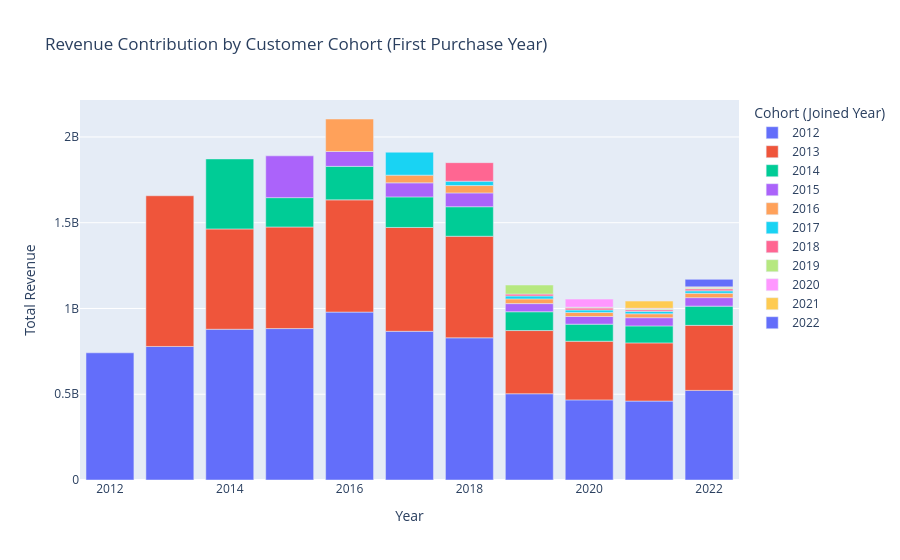

Notebook code cell kept with this figure:
### Markdown cell above
## 2. Cohort Contribution Over Time
How much revenue does each yearly cohort contribute?

### Code cell
order_items = pd.read_parquet(PROCESSED_DIR / "order_items.parquet")
cohort_revenue = orders.merge(order_items, on='order_id')
cohort_revenue['revenue'] = cohort_revenue['quantity'] * cohort_revenue['unit_price']

yearly_revenue = cohort_revenue.groupby(['order_year', 'cohort'])['revenue'].sum().reset_index()

fig = px.bar(yearly_revenue, x='order_year', y='revenue', color='cohort', 
             title='Revenue Contribution by Customer Cohort (First Purchase Year)',
             labels={'order_year': 'Year', 'revenue': 'Total Revenue', 'cohort': 'Cohort (Joined Year)'})

fig.write_image(PLOT_DIR / "15_cohort_revenue_stacked.png")
fig.show()

### Figure 1 — Plotly figure (JSON) as saved in the notebook; plotly's stock layout.template omitted (floating-point values rounded to 4 significant figures)
{"data": [{"hovertemplate": "Cohort (Joined Year)=2012<br>Year=%{x}<br>Total Revenue=%{y}<extra></extra>", "legendgroup": "2012", "marker": {"color": "#636efa", "pattern": {"shape": ""}}, "name": "2012", "orientation": "v", "showlegend": true, "textposition": "auto", "type": "bar", "x": [2012, 2013, 2014, 2015, 2016, 2017, 2018, 2019, 2020, 2021, 2022], "xaxis": "x", "y": [741500000.0, 778500000.0, 878800000.0, 882900000.0, 979000000.0, 866900000.0, 829000000.0, 502800000.0, 467000000.0, 460100000.0, 522400000.0], "yaxis": "y"}, {"hovertemplate": "Cohort (Joined Year)=2013<br>Year=%{x}<br>Total Revenue=%{y}<extra></extra>", "legendgroup": "2013", "marker": {"color": "#EF553B", "pattern": {"shape": ""}}, "name": "2013", "orientation": "v", "showlegend": true, "textposition": "auto", "type": "bar", "x": [2013, 2014, 2015, 2016, 2017, 2018, 2019, 2020, 2021, 2022], "xaxis": "x", "y": [878600000.0, 584800000.0, 592200000.0, 654200000.0, 605400000.0, 592000000.0, 368500000.0, 342000000.0, 339200000.0, 379200000.0], "yaxis": "y"}, {"hovertemplate": "Cohort (Joined Year)=2014<br>Year=%{x}<br>Total Revenue=%{y}<extra></extra>", "legendgroup": "2014", "marker": {"color": "#00cc96", "pattern": {"shape": ""}}, "name": "2014", "orientation": "v", "showlegend": true, "textposition": "auto", "type": "bar", "x": [2014, 2015, 2016, 2017, 2018, 2019, 2020, 2021, 2022], "xaxis": "x", "y": [408200000.0, 171100000.0, 195400000.0, 178200000.0, 172200000.0, 109700000.0, 99490000.0, 98920000.0, 112100000.0], "yaxis": "y"}, {"hovertemplate": "Cohort (Joined Year)=2015<br>Year=%{x}<br>Total Revenue=%{y}<extra></extra>", "legendgroup": "2015", "marker": {"color": "#ab63fa", "pattern": {"shape": ""}}, "name": "2015", "orientation": "v", "showlegend": true, "textposition": "auto", "type": "bar", "x": [2015, 2016, 2017, 2018, 2019, 2020, 2021, 2022], "xaxis": "x", "y": [243800000.0, 86780000.0, 81950000.0, 80460000.0, 47370000.0, 44640000.0, 47990000.0, 49530000.0], "yaxis": "y"}, {"hovertemplate": "Cohort (Joined Year)=2016<br>Year=%{x}<br>Total Revenue=%{y}<extra></extra>", "legendgroup": "2016", "marker": {"color": "#FFA15A", "pattern": {"shape": ""}}, "name": "2016", "orientation": "v", "showlegend": true, "textposition": "auto", "type": "bar", "x": [2016, 2017, 2018, 2019, 2020, 2021, 2022], "xaxis": "x", "y": [189300000.0, 44750000.0, 43040000.0, 27560000.0, 23500000.0, 22810000.0, 25240000.0], "yaxis": "y"}, {"hovertemplate": "Cohort (Joined Year)=2017<br>Year=%{x}<br>Total Revenue=%{y}<extra></extra>", "legendgroup": "2017", "marker": {"color": "#19d3f3", "pattern": {"shape": ""}}, "name": "2017", "orientation": "v", "showlegend": true, "textposition": "auto", "type": "bar", "x": [2017, 2018, 2019, 2020, 2021, 2022], "xaxis": "x", "y": [133900000.0, 25280000.0, 17070000.0, 14810000.0, 14100000.0, 14490000.0], "yaxis": "y"}, {"hovertemplate": "Cohort (Joined Year)=2018<br>Year=%{x}<br>Total Revenue=%{y}<extra></extra>", "legendgroup": "2018", "marker": {"color": "#FF6692", "pattern": {"shape": ""}}, "name": "2018", "orientation": "v", "showlegend": true, "textposition": "auto", "type": "bar", "x": [2018, 2019, 2020, 2021, 2022], "xaxis": "x", "y": [108100000.0, 11170000.0, 11310000.0, 9502000.0, 11720000.0], "yaxis": "y"}, {"hovertemplate": "Cohort (Joined Year)=2019<br>Year=%{x}<br>Total Revenue=%{y}<extra></extra>", "legendgroup": "2019", "marker": {"color": "#B6E880", "pattern": {"shape": ""}}, "name": "2019", "orientation": "v", "showlegend": true, "textposition": "auto", "type": "bar", "x": [2019, 2020, 2021, 2022], "xaxis": "x", "y": [52690000.0, 4939000.0, 4604000.0, 4667000.0], "yaxis": "y"}, {"hovertemplate": "Cohort (Joined Year)=2020<br>Year=%{x}<br>Total Revenue=%{y}<extra></extra>", "legendgroup": "2020", "marker": {"color": "#FF97FF", "pattern": {"shape": ""}}, "name": "2020", "orientation": "v", "showlegend": true, "textposition": "auto", "type": "bar", "x": [2020, 2021, 2022], "xaxis": "x", "y": [46820000.0, 3829000.0, 3446000.0], "yaxis": "y"}, {"hovertemplate": "Cohort (Joined Year)=2021<br>Year=%{x}<br>Total Revenue=%{y}<extra></extra>", "legendgroup": "2021", "marker": {"color": "#FECB52", "pattern": {"shape": ""}}, "name": "2021", "orientation": "v", "showlegend": true, "textposition": "auto", "type": "bar", "x": [2021, 2022], "xaxis": "x", "y": [41920000.0, 3257000.0], "yaxis": "y"}, {"hovertemplate": "Cohort (Joined Year)=2022<br>Year=%{x}<br>Total Revenue=%{y}<extra></extra>", "legendgroup": "2022", "marker": {"color": "#636efa", "pattern": {"shape": ""}}, "name": "2022", "orientation": "v", "showlegend": true, "textposition": "auto", "type": "bar", "x": [2022], "xaxis": "x", "y": [43760000.0], "yaxis": "y"}], "layout": {"barmode": "relative", "legend": {"title": {"text": "Cohort (Joined Year)"}, "tracegroupgap": 0}, "title": {"text": "Revenue Contribution by Customer Cohort (First Purchase Year)"}, "xaxis": {"anchor": "y", "domain": [0, 1], "title": {"text": "Year"}}, "yaxis": {"anchor": "x", "domain": [0, 1], "title": {"text": "Total Revenue"}}}}
